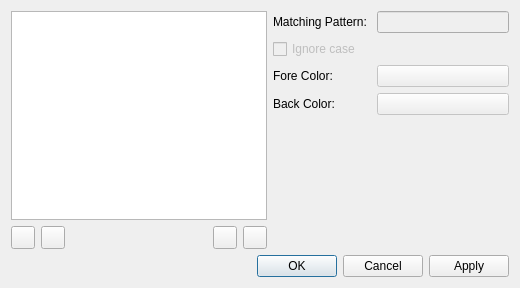
<?xml version="1.0" encoding="UTF-8"?>
<ui version="4.0">
 <class>FiltersDialog</class>
 <widget class="QDialog" name="FiltersDialog">
  <property name="geometry">
   <rect>
    <x>0</x>
    <y>0</y>
    <width>520</width>
    <height>288</height>
   </rect>
  </property>
  <property name="windowTitle">
   <string>Filters</string>
  </property>
  <layout class="QVBoxLayout" name="verticalLayout_3">
   <item>
    <layout class="QVBoxLayout" name="verticalLayout_2">
     <property name="sizeConstraint">
      <enum>QLayout::SetNoConstraint</enum>
     </property>
     <item>
      <layout class="QHBoxLayout" name="horizontalLayout">
       <item>
        <layout class="QVBoxLayout" name="verticalLayout_4">
         <item>
          <widget class="QListWidget" name="filterListWidget"/>
         </item>
         <item>
          <layout class="QHBoxLayout" name="buttonsLayout">
           <property name="spacing">
            <number>6</number>
           </property>
           <item>
            <widget class="QToolButton" name="addFilterButton">
             <property name="toolTip">
              <string>New Filter</string>
             </property>
             <property name="text">
              <string/>
             </property>
             <property name="icon">
              <iconset resource="../../app/klogg.qrc">
               <normaloff>:/images/plus.png</normaloff>:/images/plus.png</iconset>
             </property>
            </widget>
           </item>
           <item>
            <widget class="QToolButton" name="removeFilterButton">
             <property name="toolTip">
              <string>Delete Filter</string>
             </property>
             <property name="text">
              <string/>
             </property>
             <property name="icon">
              <iconset resource="../../app/klogg.qrc">
               <normaloff>:/images/minus.png</normaloff>:/images/minus.png</iconset>
             </property>
            </widget>
           </item>
           <item>
            <spacer name="horizontalSpacer">
             <property name="orientation">
              <enum>Qt::Horizontal</enum>
             </property>
             <property name="sizeHint" stdset="0">
              <size>
               <width>40</width>
               <height>20</height>
              </size>
             </property>
            </spacer>
           </item>
           <item>
            <widget class="QToolButton" name="upFilterButton">
             <property name="toolTip">
              <string>Move Filter Up</string>
             </property>
             <property name="text">
              <string/>
             </property>
             <property name="icon">
              <iconset resource="../../app/klogg.qrc">
               <normaloff>:/images/up.png</normaloff>:/images/up.png</iconset>
             </property>
            </widget>
           </item>
           <item>
            <widget class="QToolButton" name="downFilterButton">
             <property name="toolTip">
              <string>Move Filter Down</string>
             </property>
             <property name="text">
              <string/>
             </property>
             <property name="icon">
              <iconset resource="../../app/klogg.qrc">
               <normaloff>:/images/down.png</normaloff>:/images/down.png</iconset>
             </property>
            </widget>
           </item>
          </layout>
         </item>
        </layout>
       </item>
       <item>
        <layout class="QVBoxLayout" name="verticalLayout">
         <item>
          <layout class="QFormLayout" name="formLayout">
           <item row="2" column="0">
            <widget class="QLabel" name="label">
             <property name="text">
              <string>Matching Pattern: </string>
             </property>
            </widget>
           </item>
           <item row="2" column="1">
            <widget class="QLineEdit" name="patternEdit">
             <property name="enabled">
              <bool>false</bool>
             </property>
            </widget>
           </item>
           <item row="4" column="0">
            <widget class="QLabel" name="label_2">
             <property name="text">
              <string>Fore Color: </string>
             </property>
            </widget>
           </item>
           <item row="5" column="0">
            <widget class="QLabel" name="label_3">
             <property name="text">
              <string>Back Color: </string>
             </property>
            </widget>
           </item>
           <item row="3" column="0">
            <widget class="QCheckBox" name="ignoreCaseCheckBox">
             <property name="enabled">
              <bool>false</bool>
             </property>
             <property name="text">
              <string>Ignore case</string>
             </property>
             <property name="checked">
              <bool>false</bool>
             </property>
            </widget>
           </item>
           <item row="4" column="1">
            <widget class="QPushButton" name="foreColorButton">
             <property name="enabled">
              <bool>false</bool>
             </property>
             <property name="text">
              <string/>
             </property>
            </widget>
           </item>
           <item row="5" column="1">
            <widget class="QPushButton" name="backColorButton">
             <property name="enabled">
              <bool>false</bool>
             </property>
             <property name="text">
              <string/>
             </property>
            </widget>
           </item>
          </layout>
         </item>
        </layout>
       </item>
      </layout>
     </item>
     <item>
      <widget class="QDialogButtonBox" name="buttonBox">
       <property name="orientation">
        <enum>Qt::Horizontal</enum>
       </property>
       <property name="standardButtons">
        <set>QDialogButtonBox::Apply|QDialogButtonBox::Cancel|QDialogButtonBox::Ok</set>
       </property>
      </widget>
     </item>
    </layout>
   </item>
  </layout>
 </widget>
 <resources>
  <include location="../../app/klogg.qrc"/>
  <include location="../../app/klogg.qrc"/>
 </resources>
 <connections/>
</ui>
